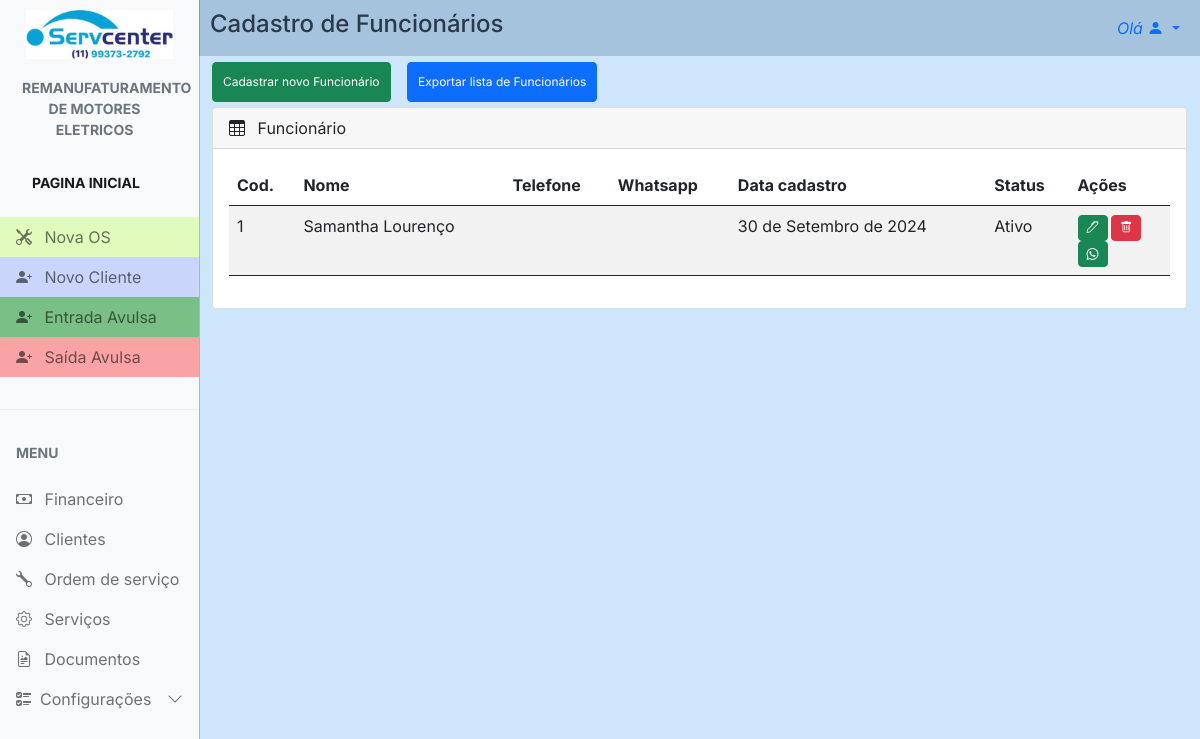
Screenshot of /employees/ (signed in) with the database file from the repository.
### config/models.py (models this page shows, shortened)
class Config(models.Model):
    nome_empresa = models.CharField(max_length=100, blank=True, null=True)
    nome_fantasia = models.CharField(max_length=100, blank=True, null=True)
    responsavel = models.CharField(max_length=100, blank=True, null=True)
    atividade = models.CharField(max_length=100, blank=True, null=True)
    cnpj = models.CharField(max_length=20, blank=True, null=True)
    endereco = models.CharField(max_length=100, blank=True, null=True)
    numero = models.CharField(max_length=10, blank=True, null=True)
    bairro = models.CharField(max_length=50, blank=True, null=True)
    cidade = models.CharField(max_length=50, blank=True, null=True)
    estado = models.CharField(max_length=2, blank=True, null=True)
    cep = models.CharField(max_length=10, blank=True, null=True)
    logo1 = models.ImageField(upload_to='logos', blank=True, null=True)
    logo2 = models.ImageField(upload_to='logos', blank=True, null=True)
    obs = models.TextField(blank=True, null=True)
    data = models.DateField(blank=True, null=True)
    telefone = models.CharField(max_length=20, blank=True, null=True)
    whatsapp = models.CharField(max_length=20, blank=True, null=True)

### employees/models.py (models this page shows, shortened)
class Employees(models.Model):
    cod = models.AutoField(primary_key=True)
    func = models.CharField(max_length=15, default="Pessoa Física")
    nome = models.CharField(max_length=50)
    rg = models.CharField(max_length=11, null=True, blank=True)
    cpf = models.CharField(max_length=20, null=True, blank=True)
    data_nasc = models.DateField(null=True, blank=True)
    telefone = models.CharField(max_length=50, null=True, blank=True)
    celular = models.CharField(max_length=14, null=True, blank=True)
    whatsapp = models.CharField(max_length=14, null=True, blank=True)
    email = models.CharField(max_length=30, null=True, blank=True)
    ativo = models.BooleanField(null=True, blank=True)
    data_cadastro = models.DateField(auto_now_add=True, blank=True)
    foto = models.ImageField(upload_to="foto_cliente", null=True, blank=True)
    tipo_end = models.CharField(max_length=15, default="Residencial")
    rua = models.CharField(max_length=50, null=True, blank=True)
    numero = models.CharField(max_length=5, null=True, blank=True)
    compl = models.CharField(max_length=50, null=True, blank=True)
    bairro = models.CharField(max_length=50, null=True, blank=True)
    cidade = models.CharField(max_length=50, null=True, blank=True)
    uf = models.CharField(max_length=20, null=True, blank=True)
    cep = models.CharField(max_length=9, null=True, blank=True)

### employees/views.py (the view)
# urls.py: path('', views.employees, name="employees"),
@user_passes_test(lambda u: u.is_superuser)
def employees(request):
    if request.method == "GET":
        emp = Employees.objects.all()
        return render(request, 'employees.html', {'emp': emp})

### config/context_processors.py (called while the page is built)
def conf(request):
    logo = Config.objects.all().first
    return {'logo': logo}

### servcenter/context_processors.py (called while the page is built)
def project_settings(request):
    config = Config.objects.first()
    return {
        'config': config,
    }

### employees/templates/employees.html (shortened to what this page needs)
{% extends "main.html" %} {% load static %} {% block 'head' %}
<link rel="stylesheet" href="{% static 'css/main.css' %}" />
<link rel="stylesheet" href="{% static 'clients/css/clients.css' %}" />
{% endblock %} {% block 'main' %}
<div class="row">
  <div id="cad_cli_tit">
    <a>Cadastro de Funcionários</a>
  </div>
  <div class="actions_bar">
    <a href="{% url 'new_employees' %}" id="btn_nc" type="button" class="btn btn-success">
      Cadastrar novo Funcionário
    </a>
    <a href="{% url 'employees_xlrx' %}" id="btn_ac" type="button" class="btn btn-primary">
      Exportar lista de Funcionários
    </a>
  </div>
  <div class="col-md-12 mb-3">
    <div class="card">
      <div class="card-header">
        <span><i class="bi bi-table me-2"></i></span> Funcionário
      </div>
      <div class="card-body">
        <div id="table_cli" class="table-responsive">
          <table
            id="example"
            class="table table-striped data-table"
            style="width: 100%"
          >
            <thead>
              <tr>
                <th>Cod.</th>
                <th>Nome</th>
                <th>Telefone</th>
                <th>Whatsapp</th>
                <th>Data cadastro</th>
                <th>Status</th>
                <th id="acoes_th">Ações</th>
              </tr>
            </thead>
            <tbody>
              {% for employees in emp %}
              <tr>
                <td>{{ employees.cod }}</td>
                <td>{{ employees.nome }}</td>
                <td>{{ employees.telefone }}</td>
                <td>{{ employees.whatsapp }}</td>
                <td>{{ employees.data_cadastro }}</td>
                <td
                  {% if employees.ativo == True %}
                    <span>Ativo</span>
                  {% elif employees.ativo == False %}
                    <span>Inativo</span>
                  {% endif %}
                </td>
                <th>
                  <a href="{% url 'edit_employees' employees.cod %}" id="btn_ap" type="button" class="btn btn-success">
                    <i class="bi bi-pen"></i>
                  </a>
                  <a href="{% url 'del_employees' employees.cod %}" id="btn_ap" type="button" class="btn btn-danger delete">
                    <i class="bi bi-trash"></i>
                  </a>
                  <a href="https://api.whatsapp.com/send?phone=55{{employees.whatsapp}}&text=Ol%C3%A1, {{employees.nome}} tudo bem?" id="btn_wz" type="button" class="btn btn-success">
                    <i class="bi bi-whatsapp"></i>
                  </a>
                </th>
              </tr>
              {% endfor %}
            </tbody>
          </table>
        </div>
      </div>
    </div>
  </div>
</div>
{% endblock%}

### templates/main.html (shortened to what this page needs)
{% load static %}
<!DOCTYPE html>
<html lang="en">
  <head>
    <link rel="stylesheet" href="{% static 'css/bootstrap.min.css'%}" />
    <link
      rel="stylesheet"
      href="https://cdn.jsdelivr.net/npm/bootstrap-icons@1.4.1/font/bootstrap-icons.css"
    />
    <link rel="stylesheet" href="{% static 'css/dataTables.bootstrap5.min.css' %}" />
    <link rel="stylesheet" href="{% static 'css/main.css' %}" />
    {% block 'head' %}{% endblock %}
  </head>
  <body>
    <div
      class="offcanvas offcanvas-start sidebar-nav bg-light"
      tabindex="-1"
      id="sidebar"
    >
      <div class="offcanvas-body p-0">
        <nav class="navbar-light">
          <ul class="navbar-nav">
            <li>
              <div class="text-muted small fw-bold text-uppercase px-3">
                <a href="{% url 'dashboard' %}">
                  {% if config.logo1 %}
                    <img id="logo" src="{{ config.logo1.url }}" alt="logo" />
                  {% else %}
                    <p>No logo available</p>
                  {% endif %}
                </a>
              </div>
            </li>
            <li id="tit_motores">
              <a href="{% url 'dashboard' %}" class="nav-link px-3 active">
                <div class="text-muted small fw-bold text-uppercase px-3 mb-3">
                  {{config.atividade}}
                </div>
              </a>
            </li>
            <li>
              <div class="text-muted small fw-bold text-uppercase px-3 mb-3">
                <a href="{% url 'dashboard' %}" class="nav-link px-3 active">Pagina Inicial</a>
              </div>
            </li>
            <li>
              <a id="n_os" href="{% url 'new_work_order' %}" class="nav-link px-3">
                <span class="me-2"><i class="bi bi-tools"></i></span>
                <span>Nova OS</span>
              </a>
            </li>
            <li>
              <a id="n_cli" href="{% url 'new_client' %}" class="nav-link px-3">
                <span class="me-2"><i class="bi bi-person-plus-fill"></i></span>
                <span>Novo Cliente</span>
              </a>
            </li>
            <li>
              <a id="in" href="{% url 'new_finance' %}" class="nav-link px-3">
                <span class="me-2"><i class="bi bi-person-plus-fill"></i></span>
                <span>Entrada Avulsa</span>
              </a>
            </li>
            <li>
              <a id="out" href="{% url 'new_finance_out' %}" class="nav-link px-3">
                <span class="me-2"><i class="bi bi-person-plus-fill"></i></span>
                <span>Saída Avulsa</span>
              </a>
            </li>
            <li class="my-4"><hr class="dropdown-divider bg-light" /></li>
            <li>
              <div class="text-muted small fw-bold text-uppercase px-3 mb-3">
                Menu
              </div>
            </li>
            {% if user.is_superuser %}
              <li>
                  <a href="{% url 'finance' %}" class="nav-link px-3">
                      <span class="me-2"><i class="bi bi-cash"></i></span>
                      <span>Financeiro</span>
                  </a>
              </li>
            {% endif %}
            <li>
              <a href="{% url 'clients' %}" class="nav-link px-3">
                <span class="me-2"><i class="bi bi-person-circle"></i></span>
                <span>Clientes</span>
              </a>
            </li>
            <li>
              <a href="{% url 'work_order' %}" class="nav-link px-3">
                <span class="me-2"><i class="bi bi-wrench"></i></span>
                <span>Ordem de serviço</span>
              </a>
            </li>
            <li>
              <a href="{% url 'services' %}" class="nav-link px-3">
                <span class="me-2"><i class="bi bi-gear"></i></span>
                <span>Serviços</span>
              </a>
            </li>
            <li>
              <a href="{% url 'documents' %}" class="nav-link px-3">
                <span class="me-2"><i class="bi bi-file-earmark-richtext"></i></span>
                <span>Documentos</span>
              </a>
            </li>
            <li>
              <a
                class="nav-link px-3 sidebar-link"
                data-bs-toggle="collapse"
                href="#layouts"
              >
                <span class="me-2"><i class="bi bi-ui-checks"></i></span>
                <span>Configurações</span>
                <span class="ms-auto">
                  <span class="right-icon">
                    <i class="bi bi-chevron-down"></i>
                  </span>
                </span>
              </a>
            </li>
          </ul>
        </nav>
      </div>
    </div>
    <nav class="navbar navbar-expand-lg" id="top_nav">
      <div  class="container-fluid">
        <div class="collapse navbar-collapse" id="topNavBar">
          <ul class="navbar-nav">
            <li class="nav-item dropdown">
              <a
                class="nav-link dropdown-toggle ms-2"
                href="#"
                role="button"
                data-bs-toggle="dropdown"
                aria-expanded="false"
              >
                <i>Olá {{request.user.first_name}}</i>
                <i class="bi bi-person-fill"></i>
              </a>
            </li>
          </ul>
        </div>
      </div>
    </nav>
    {% block 'main' %} {% endblock %}
  </body>
</html>

### templates/static/css/main.css (style rules this page uses)
body, button { font-family: "Inter", sans-serif; margin: 0; padding: 0; background: rgba(91, 170, 244, 0.293); }
:root { --offcanvas-width: 200px; --topNavbarHeight: 0px; }
#logo { padding: 10px; max-width: 100%; }
#n_os { background: rgba(172, 255, 47, 0.303); }
#n_cli { background: rgba(47, 95, 255, 0.234); }
#in { background-color: #2a9c3d9c; }
#out { background-color: #fa6c6c9a; }
#tit_motores { text-align: center; margin-left: -10px; }
.sidebar-nav { width: var(--offcanvas-width); }
.sidebar-link { display: flex; align-items: center; }
.sidebar-link .right-icon { display: inline-flex; }
#top_nav { background: rgba(65, 109, 150, 0.293); }
@media (min-width: 992px) { body { overflow: auto !important; } }
@media (min-width: 992px) { .sidebar-nav { -webkit-transform: none; transform: none; visibility: visible !important; height: calc(100% - var(--topNavbarHeight)); top: var(--topNavbarHeight); } }
@media (min-width: 992px) { #cad_cli_tit { margin-top: -50px; } }

### templates/static/clients/css/clients.css (style rules this page uses)
.row { margin-left: 0px; margin-right: 0px; padding: 0; }
#cad_cli_tit { margin-top: 0px; font-size: 2vh; font-weight: 500; margin-left: 10px; }
#btn_nc, #btn_ac { font-size: 1vh; margin: 0px 0px 5px 12px; }
#btn_ed, #btn_ap, #btn_wz { width: 20px; font-size: 1vh; padding: 3px; justify-content: center; }
#table_cli { font-size: 1.5vh; width: auto; }
.actions_bar { padding: 0px; }
#acoes_th { min-width: 60px; }
@media (min-width: 992px) { .row { margin-left: 200px; margin-right: 1.5px; } }
@media (min-width: 992px) { #cad_cli_tit { margin-top: -50px; font-size: 3vh; font-weight: 500; border: 0; padding: 0; margin-bottom: 20px; } }
@media (min-width: 992px) { #btn_nc, #btn_ac { padding: 10px; font-size: 1.5vh; margin: 0px 0px 5px 12px; } }
@media (min-width: 992px) { #btn_ed, #btn_ap, #btn_wz { width: 30px; font-size: 1.5vh; padding: 3px; } }
@media (min-width: 992px) { #table_cli { font-size: 2vh; } }
@media (min-width: 992px) { #acoes_th { width: 100px; } }

### rows the page displays
Config: logo1 (picture), atividade "REMANUFATURAMENTO DE MOTORES ELETRICOS"
Employees: cod "1", nome "Samantha Lourenço", data_cadastro "30 de Setembro de 2024", ativo "Ativo"
